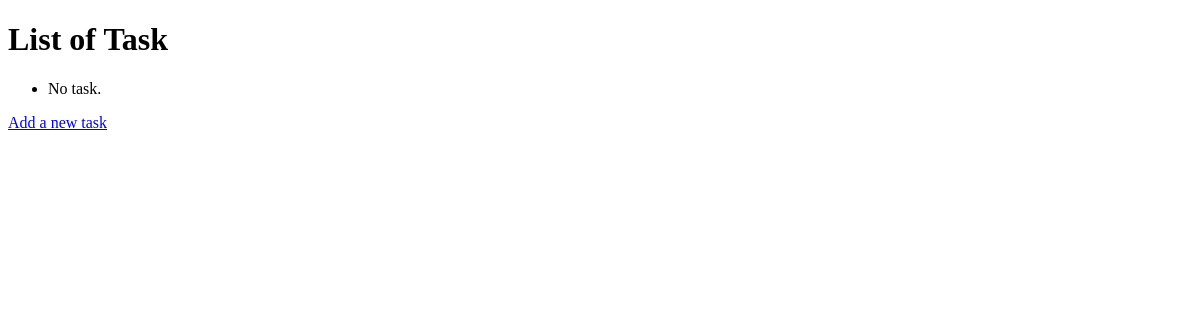
Page /task/ on the earlier database version.
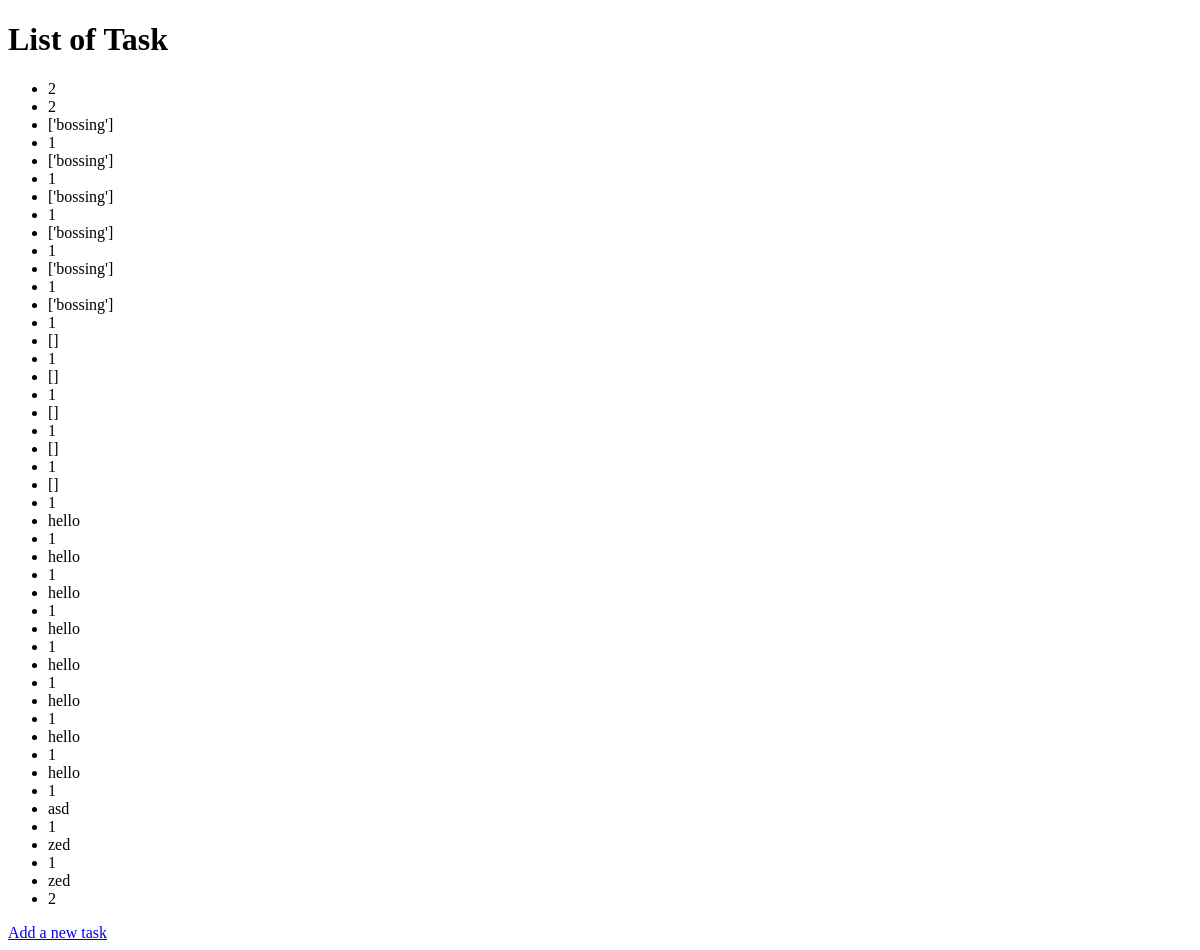
Same page on the later database version.
### task/models.py (models this page shows)
class NewTaskModels(models.Model):
    task = models.CharField(max_length=200)
    priority = models.IntegerField()

### task/views.py (the view)
# urls.py: path('', views.index, name ="index" ),
def index(request):
    forms = NewTaskModels.objects.all()
    request.session["text"] = []
    return render(request, "task/index.html", {
        "task": forms
})

### task/templates/task/index.html
{% extends "task/layout.html" %} {% block body %}
<h1 task>List of Task</h1>
<ul>
  {% for taskx in task %}
  <li>{{ taskx.task }}</li>
  <li>{{ taskx.priority }}</li>
  {% empty %}
  <li>No task.</li>
  {% endfor %}
</ul>
<a href="{% url 'tasks:add' %}">Add a new task</a>
{% endblock %}

### task/templates/task/layout.html (shortened to what this page needs)
<!DOCTYPE html>
<html lang="en">
  <head>
  </head>
  <body>
    {% block body %} {% endblock %}
  </body>
</html>

Differences in the rows shown:
added NewTaskModels: task "2", priority "2"
added NewTaskModels: task "['bossing']", priority "1"
added NewTaskModels: task "['bossing']", priority "1"
added NewTaskModels: task "['bossing']", priority "1"
added NewTaskModels: task "['bossing']", priority "1"
added NewTaskModels: task "['bossing']", priority "1"
added NewTaskModels: task "['bossing']", priority "1"
added NewTaskModels: task "[]", priority "1"
added NewTaskModels: task "[]", priority "1"
added NewTaskModels: task "[]", priority "1"
added NewTaskModels: task "[]", priority "1"
added NewTaskModels: task "[]", priority "1"
added NewTaskModels: task "hello", priority "1"
added NewTaskModels: task "hello", priority "1"
added NewTaskModels: task "hello", priority "1"
added NewTaskModels: task "hello", priority "1"
added NewTaskModels: task "hello", priority "1"
added NewTaskModels: task "hello", priority "1"
added NewTaskModels: task "hello", priority "1"
added NewTaskModels: task "hello", priority "1"
added NewTaskModels: task "asd", priority "1"
added NewTaskModels: task "zed", priority "1"
added NewTaskModels: task "zed", priority "2"
Other differences:
text no longer shown: "No task."
